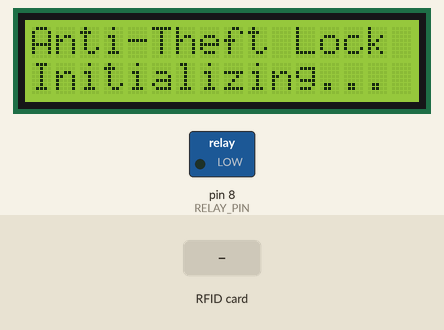
Recording of a sketch running on a simulated Arduino Uno, built with avr-gcc and run on an emulated ATmega328P. Parts: 16×2 character LCD, switched loads named in the sketch (green lamp = pin HIGH). The inputs (shaded band) are chosen by the test bench. Pins used as bus, display or sensor lines are not drawn; what the sketch prints to the serial monitor is not drawn.

Above: at 0.2 s.
At 2.8 s:
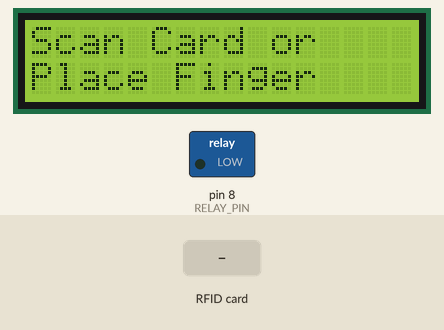
2.9 s: RFID card 12 34 56 78 held to the reader
At 3.3 s:
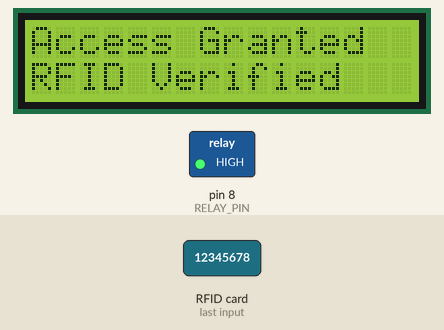
Timing chart, 0 to 9.5 s (numbered marks = the images above; inputs shaded):
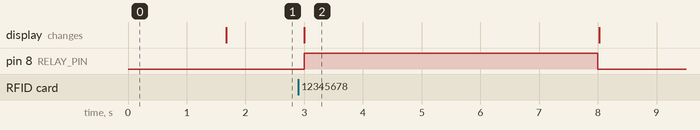

The sketch:

sketch.ino
```cpp
/*************************************************************
 *  ANTI-THEFT LOCKER SYSTEM
 *  Arduino UNO + MFRC522 RFID + R305 Fingerprint + I2C LCD + Relay/Solenoid
 *
 *  Authenticates via EITHER a registered RFID card OR an
 *  enrolled fingerprint. On success, the relay energizes to
 *  release the solenoid lock for a set duration, then re-locks.
 *
 *  Wiring summary:
 *    MFRC522   SDA=10 SCK=13 MOSI=11 MISO=12 RST=9   (3.3V!)
 *    R305      TX->D2 (Arduino RX)  RX->D3 (Arduino TX)
 *    LCD I2C   SDA=A4  SCL=A5
 *    Relay     IN=D8
 *************************************************************/

#include <SPI.h>
#include <MFRC522.h>
#include <SoftwareSerial.h>
#include <Adafruit_Fingerprint.h>
#include <Wire.h>
#include <LiquidCrystal_I2C.h>

// ------------------- PIN CONFIG -------------------
#define RST_PIN     9
#define SS_PIN      10
#define RELAY_PIN   8

#define FP_RX_PIN   2   // Arduino RX <- Fingerprint TX
#define FP_TX_PIN   3   // Arduino TX -> Fingerprint RX

// ------------------- LOCK CONFIG -------------------
const unsigned long UNLOCK_DURATION_MS = 5000; // how long solenoid stays unlocked
const bool RELAY_ACTIVE_HIGH = true;           // set false if your relay module is active-LOW

// ------------------- OBJECTS -------------------
MFRC522 rfid(SS_PIN, RST_PIN);
LiquidCrystal_I2C lcd(0x27, 16, 2); // change 0x27 to 0x3F if your LCD backpack uses that address

SoftwareSerial fpSerial(FP_RX_PIN, FP_TX_PIN);
Adafruit_Fingerprint finger = Adafruit_Fingerprint(&fpSerial);

// ------------------- AUTHORIZED RFID UIDs -------------------
// Add your own card UIDs here (run the sketch, scan a card, copy the UID
// printed on Serial Monitor, and paste it into this array).
byte authorizedUIDs[][4] = {
  {11, 22, 33, 44},   // example UID #1 - replace with your real card
  {0x12, 0x34, 0x56, 0x78}    // example UID #2 - replace with your real card
};
const int numAuthorizedUIDs = sizeof(authorizedUIDs) / sizeof(authorizedUIDs[0]);

// ------------------- SETUP -------------------
void setup() {
  Serial.begin(9600);

  pinMode(RELAY_PIN, OUTPUT);
  lockSolenoid(); // ensure locked at startup

  // LCD init
  lcd.init();
  lcd.backlight();
  lcd.setCursor(0, 0);
  lcd.print("Anti-Theft Lock");
  lcd.setCursor(0, 1);
  lcd.print("Initializing...");

  // RFID init
  SPI.begin();
  rfid.PCD_Init();

  // Fingerprint init
  fpSerial.begin(57600);
  delay(500);
  if (finger.verifyPassword()) {
    Serial.println("Fingerprint sensor found.");
  } else {
    Serial.println("Fingerprint sensor NOT found — check wiring.");
    lcd.clear();
    lcd.setCursor(0, 0);
    lcd.print("FP Sensor Error");
    lcd.setCursor(0, 1);
    lcd.print("Check wiring");
    // Continue anyway — RFID can still work even if fingerprint fails
    delay(2000);
  }

  delay(1000);
  showReadyScreen();
}

// ------------------- LOOP -------------------
void loop() {
  // --- Try RFID first ---
  if (rfid.PICC_IsNewCardPresent() && rfid.PICC_ReadCardSerial()) {
    handleRFID();
    rfid.PICC_HaltA();
    rfid.PCD_StopCrypto1();
    showReadyScreen();
  }

  // --- Try fingerprint ---
  int fpResult = checkFingerprint();
  if (fpResult == FINGERPRINT_OK) {
    grantAccess("Fingerprint OK");
    showReadyScreen();
  } else if (fpResult == FINGERPRINT_NOTFOUND) {
    denyAccess("Unknown Finger");
    showReadyScreen();
  }
  // FINGERPRINT_NOFINGER / other codes just mean "no finger placed" — ignore silently

  delay(100);
}

// ------------------- RFID HANDLING -------------------
void handleRFID() {
  Serial.print("Card UID:");
  for (byte i = 0; i < rfid.uid.size; i++) {
    Serial.print(rfid.uid.uidByte[i] < 0x10 ? " 0" : " ");
    Serial.print(rfid.uid.uidByte[i], HEX);
  }
  Serial.println();

  if (isAuthorizedUID(rfid.uid.uidByte, rfid.uid.size)) {
    grantAccess("RFID Verified");
  } else {
    denyAccess("Unknown Card");
  }
}

bool isAuthorizedUID(byte *scannedUID, byte size) {
  if (size != 4) return false; // adjust if your cards have different UID length
  for (int i = 0; i < numAuthorizedUIDs; i++) {
    bool match = true;
    for (int j = 0; j < 4; j++) {
      if (authorizedUIDs[i][j] != scannedUID[j]) {
        match = false;
        break;
      }
    }
    if (match) return true;
  }
  return false;
}

// ------------------- FINGERPRINT HANDLING -------------------
// Returns FINGERPRINT_OK, FINGERPRINT_NOTFOUND, FINGERPRINT_NOFINGER, or an error code
int checkFingerprint() {
  int p = finger.getImage();
  if (p != FINGERPRINT_OK) return p; // usually FINGERPRINT_NOFINGER — no finger placed

  p = finger.image2Tz();
  if (p != FINGERPRINT_OK) return p;

  p = finger.fingerFastSearch();
  if (p == FINGERPRINT_OK) {
    Serial.print("Fingerprint match, ID #");
    Serial.println(finger.fingerID);
    return FINGERPRINT_OK;
  } else {
    Serial.println("Fingerprint not recognized.");
    return FINGERPRINT_NOTFOUND;
  }
}

// ------------------- ACCESS GRANTED / DENIED -------------------
void grantAccess(const char *method) {
  Serial.print("ACCESS GRANTED: ");
  Serial.println(method);

  lcd.clear();
  lcd.setCursor(0, 0);
  lcd.print("Access Granted");
  lcd.setCursor(0, 1);
  lcd.print(method);

  unlockSolenoid();
  delay(UNLOCK_DURATION_MS);
  lockSolenoid();
}

void denyAccess(const char *reason) {
  Serial.print("ACCESS DENIED: ");
  Serial.println(reason);

  lcd.clear();
  lcd.setCursor(0, 0);
  lcd.print("Access Denied");
  lcd.setCursor(0, 1);
  lcd.print(reason);

  delay(2000);
}

// ------------------- RELAY / SOLENOID CONTROL -------------------
void unlockSolenoid() {
  digitalWrite(RELAY_PIN, RELAY_ACTIVE_HIGH ? HIGH : LOW);
  Serial.println("Solenoid UNLOCKED");
}

void lockSolenoid() {
  digitalWrite(RELAY_PIN, RELAY_ACTIVE_HIGH ? LOW : HIGH);
  Serial.println("Solenoid LOCKED");
}

// ------------------- LCD READY SCREEN -------------------
void showReadyScreen() {
  lcd.clear();
  lcd.setCursor(0, 0);
  lcd.print("Scan Card or");
  lcd.setCursor(0, 1);
  lcd.print("Place Finger");
}
```

Measured:
- after the input at 2.9 s, pin 8 (RELAY_PIN): LOW → HIGH after 0.10 s, → LOW 5.0 s later; the display: changes after 0.10 s (image 2)
